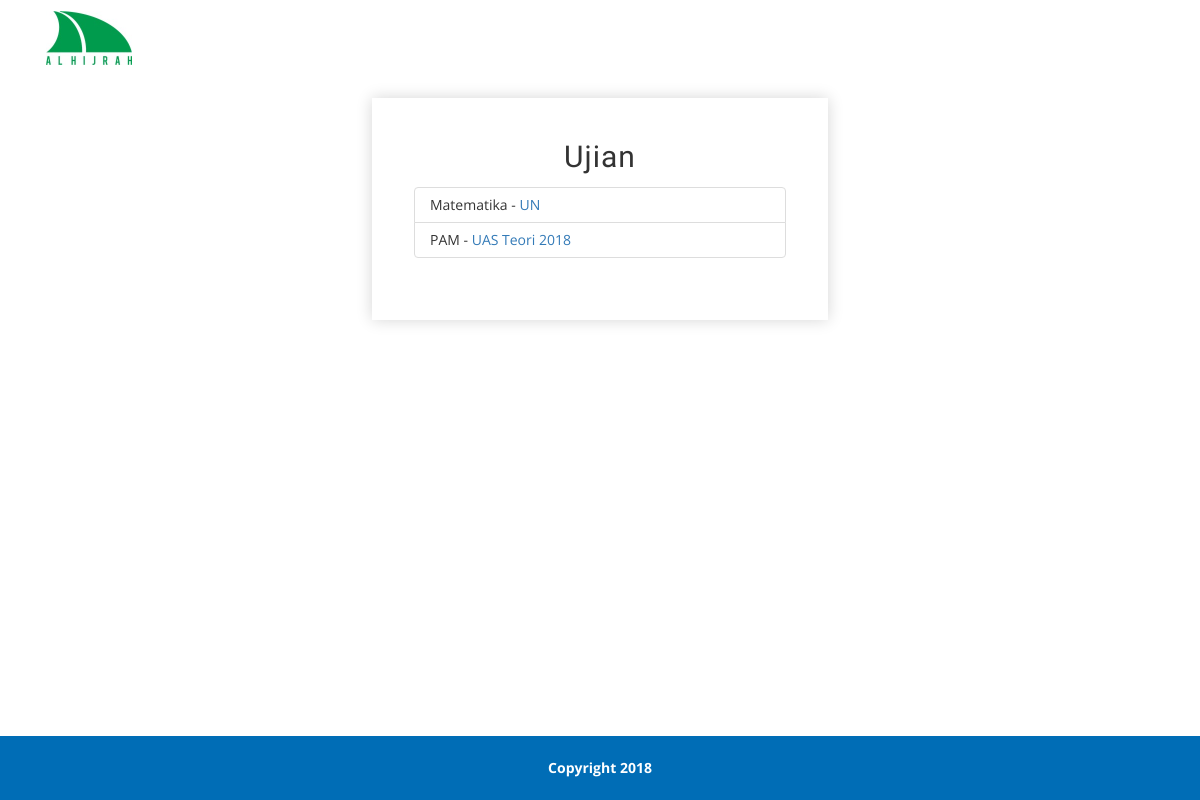
The page /pilihujian.php (signed in) on the database its author committed.
### tables this page shows
CREATE TABLE IF NOT EXISTS `ujian` (
  `id_ujian` int(11) NOT NULL,
  `nama_ujian` varchar(300) NOT NULL,
  `id_mapel` int(11) NOT NULL,
  `status` int(11) NOT NULL,
  `total` int(11) NOT NULL
);

CREATE TABLE IF NOT EXISTS `mapel` (
  `id_mapel` int(11) NOT NULL,
  `nama` varchar(50) NOT NULL
);

### pilihujian.php (the view, shortened to what this page needs)
<?php
	include 'common/header.php';
	$query_ujian = mysql_query("SELECT * FROM ujian WHERE status='1' AND total > 0");
?>
<head>
</head>
<body>
<div class="login" style="line-height: 100%;">
	<div class="main-agileits">
		<div class="form-w3agile">
			<h2>Ujian</h2><br>
			<?php if (mysql_num_rows($query_ujian)==0) { ?>
				<div class="alert alert-info" role="alert">
					<h4 class="alert-heading">Pemberitahuan</h4>
					<center><p>Untuk saat ini daftar ujian sedang kosong. Jika anda merasa ada kesalahan silahkan hubungi guru atau admin.</p></center>
					<hr>
					<center><p>Daftar ujian kosong.</p></center>
				</div>
			<?php } else { ?>
		        <div class="card" style="width: 100%;">
				  	<ul class="list-group list-group-flush">
		        <?php while ($ujian = mysql_fetch_array($query_ujian,MYSQL_ASSOC)) {
		        	$id_mapel = $ujian['id_mapel'];
		        	$query_mapel 	= mysql_query("SELECT * FROM mapel WHERE id_mapel='$id_mapel'");
					$data_mapel		= mysql_fetch_array($query_mapel);
		        	echo "<li class='list-group-item'>" . $data_mapel['nama'] . "  - <a href=mulaiujian_process.php?ujian=".$ujian['id_ujian'].">" . $ujian['nama_ujian'] . "</a></li>" ;
		        } ?>
		        	</ul>
				</div>
			<?php } ?>
		</div>
	</div>
</div>
</body>
<footer>
    <div class="footer" style="background-color: #006DB6;">
        <div class="container">
            <div class="col-md-12">
                <center><b>Copyright 2018</b></center>
            </div>
            <div class="clearfix"></div>
        </div>
    </div>
</footer>

### css/style.css (style rules this page uses)
body { padding: 0; margin: 0; background: #FFF; font-family: 'open Sans', sans-serif; }
body a { transition: 0.5s all; -webkit-transition: 0.5s all; -moz-transition: 0.5s all; -o-transition: 0.5s all; -ms-transition: 0.5s all; text-decoration: none; }
h1, h2, h3, h4, h5, h6 { margin: 0; padding: 0; text-align: center; font-family: 'Source Sans Pro', sans-serif; letter-spacing:1px; }
ul { margin:0; padding:0; }
.banner-bootom-w3-agileits,.top-products,.fandt,.top-brands,.newsletter,.footer,.content,.contact,.about,.team,.main-grid-border,.faq,.products,.collpse.tabs,.login,.check-out,.payment { padding:22px 0; }
.main-agileits { width: 40%; margin: 0em auto; box-shadow: 0px 0px 15px 0px #D6D6D6; -o-box-shadow: 0px 0px 15px 0px #D6D6D6; -moz-box-shadow: 0px 0px 15px 0px #D6D6D6; -webkit-box-shadow: 0px 0px 15px 0px #D6D6D6; padding: 3em; }
@media screen and (max-width: 1440px) { .main-agileits { width: 33%; } }
@media screen and (max-width: 1366px) { .main-agileits { width: 35%; } }
@media screen and (max-width: 1280px) { .main-agileits { width: 38%; } }

### pilihujian.php (style rules this page uses)
footer { position: fixed; left: 0; bottom: 0; width: 100%; color: #FFF; text-align: center; }

### rows shown on the page
ujian: id_mapel.nama "Matematika", nama_ujian "UN"
ujian: id_mapel.nama "PAM", nama_ujian "UAS Teori 2018"
